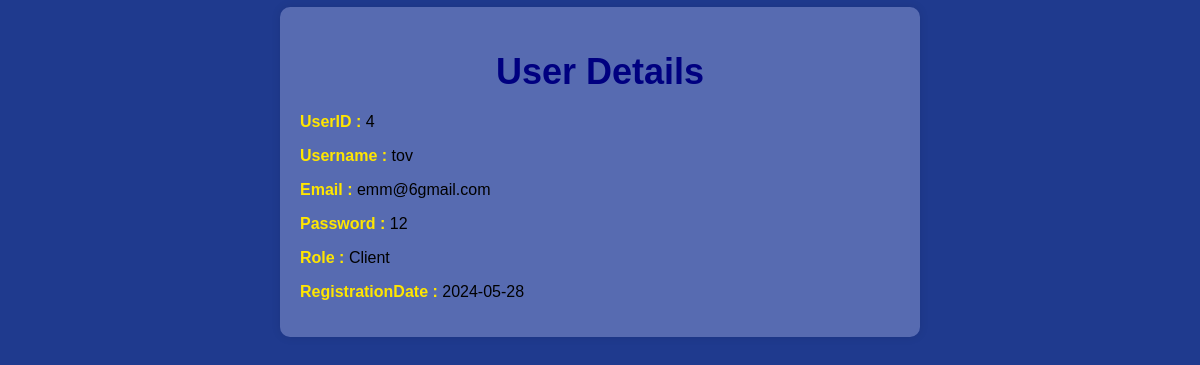
The app's page /viewprofile.php (signed in) with its own data.
### tables this page shows
CREATE TABLE `users` (
  `UserID` int(11) NOT NULL,
  `Username` varchar(50) NOT NULL,
  `Email` varchar(100) NOT NULL,
  `Password` varchar(255) NOT NULL,
  `Role` enum('Coach','Client') NOT NULL,
  `RegistrationDate` date NOT NULL
);

### viewprofile.php (the view, shortened to what this page needs)
<?php
require_once "db_connection.php";
$email = $_SESSION["Email"];
$sql = "SELECT UserID ,Username, Email, Password, Role,  RegistrationDate  FROM users WHERE Email = ?";
$stmt = $conn->prepare($sql);
$stmt->bind_param("s", $email);
$stmt->execute();
$result = $stmt->get_result();
$userData = $result->fetch_assoc();
?>
<!DOCTYPE html>
<html lang="en">
<head>
</head>
<body>
    <div class="container1">
    <h1>User Details</h1>
    <p><strong>UserID        :    </strong> <?php echo $userData["UserID"]; ?></p>
    <p><strong>Username         :    </strong> <?php echo $userData["Username"]; ?></p>
    <p><strong>Email  :    </strong> <?php echo $userData["Email"]; ?></p>
    <p><strong>Password         :    </strong> <?php echo $userData["Password"]; ?></p>
    <p><strong>Role      :    </strong> <?php echo $userData["Role"]; ?></p>
    <p><strong>RegistrationDate      :    </strong> <?php echo $userData["RegistrationDate"]; ?></p>
</body>
</html>

### viewprofile.php (style rules this page uses)
body { font-family: Arial, sans-serif; background-color: #1f3a8e; margin: 0; padding: 0; }
.container1 { max-width: 600px; margin-bottom:30px; margin: 7px auto; background-color: rgba(144, 156, 214, 0.5); padding: 20px; border-radius: 10px; box-shadow: 0 0 10px rgba(0, 0, 0, 0.1); }
.container1 p strong { color:rgb(255, 230, 0); }
.container1 p { color:black; }
h1 { font-size: 36px; color: #000080; text-align: center; margin-bottom: 20px; }

### records on screen
users: UserID "4", Username "tov", Email "emm@6gmail.com", Password "12", Role "Client", RegistrationDate "2024-05-28"
